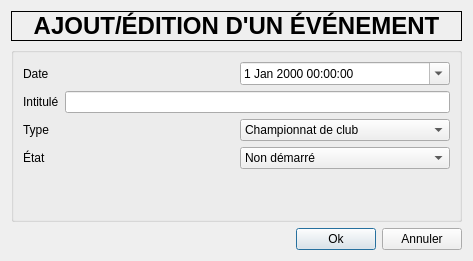
<?xml version="1.0" encoding="UTF-8"?>
<ui version="4.0">
 <class>EventWindow</class>
 <widget class="QDialog" name="EventWindow">
  <property name="geometry">
   <rect>
    <x>0</x>
    <y>0</y>
    <width>473</width>
    <height>261</height>
   </rect>
  </property>
  <property name="windowTitle">
   <string>Dialog</string>
  </property>
  <layout class="QGridLayout" name="gridLayout_2">
   <item row="0" column="0">
    <widget class="QLabel" name="label">
     <property name="font">
      <font>
       <pointsize>18</pointsize>
       <weight>75</weight>
       <bold>true</bold>
      </font>
     </property>
     <property name="frameShape">
      <enum>QFrame::Box</enum>
     </property>
     <property name="text">
      <string>AJOUT/ÉDITION D'UN ÉVÉNEMENT</string>
     </property>
     <property name="alignment">
      <set>Qt::AlignCenter</set>
     </property>
    </widget>
   </item>
   <item row="1" column="0">
    <widget class="QGroupBox" name="groupBox">
     <property name="title">
      <string/>
     </property>
     <layout class="QGridLayout" name="gridLayout">
      <item row="0" column="0">
       <layout class="QHBoxLayout" name="horizontalLayout_2">
        <item>
         <widget class="QLabel" name="label_2">
          <property name="text">
           <string>Date</string>
          </property>
         </widget>
        </item>
        <item>
         <widget class="QDateTimeEdit" name="dateTimeEdit">
          <property name="calendarPopup">
           <bool>true</bool>
          </property>
         </widget>
        </item>
       </layout>
      </item>
      <item row="1" column="0">
       <layout class="QHBoxLayout" name="horizontalLayout_3">
        <item>
         <widget class="QLabel" name="label_3">
          <property name="text">
           <string>Intitulé</string>
          </property>
         </widget>
        </item>
        <item>
         <widget class="QLineEdit" name="lineTitle"/>
        </item>
       </layout>
      </item>
      <item row="2" column="0">
       <layout class="QHBoxLayout" name="horizontalLayout_4">
        <item>
         <widget class="QLabel" name="label_4">
          <property name="text">
           <string>Type</string>
          </property>
         </widget>
        </item>
        <item>
         <widget class="QComboBox" name="comboType">
          <item>
           <property name="text">
            <string>Championnat de club</string>
           </property>
          </item>
          <item>
           <property name="text">
            <string>Tournoi type &quot;Système Suisse&quot;</string>
           </property>
          </item>
         </widget>
        </item>
       </layout>
      </item>
      <item row="3" column="0">
       <layout class="QHBoxLayout" name="horizontalLayout_5">
        <item>
         <widget class="QLabel" name="label_5">
          <property name="text">
           <string>État</string>
          </property>
         </widget>
        </item>
        <item>
         <widget class="QComboBox" name="comboState">
          <item>
           <property name="text">
            <string>Non démarré</string>
           </property>
          </item>
          <item>
           <property name="text">
            <string>Démarré</string>
           </property>
          </item>
          <item>
           <property name="text">
            <string>Annulé</string>
           </property>
          </item>
         </widget>
        </item>
       </layout>
      </item>
      <item row="4" column="0">
       <spacer name="verticalSpacer">
        <property name="orientation">
         <enum>Qt::Vertical</enum>
        </property>
        <property name="sizeHint" stdset="0">
         <size>
          <width>20</width>
          <height>40</height>
         </size>
        </property>
       </spacer>
      </item>
     </layout>
    </widget>
   </item>
   <item row="2" column="0">
    <layout class="QHBoxLayout" name="horizontalLayout">
     <item>
      <spacer name="horizontalSpacer">
       <property name="orientation">
        <enum>Qt::Horizontal</enum>
       </property>
       <property name="sizeHint" stdset="0">
        <size>
         <width>40</width>
         <height>20</height>
        </size>
       </property>
      </spacer>
     </item>
     <item>
      <widget class="QPushButton" name="buttonOk">
       <property name="text">
        <string>Ok</string>
       </property>
      </widget>
     </item>
     <item>
      <widget class="QPushButton" name="buttonCancel">
       <property name="text">
        <string>Annuler</string>
       </property>
      </widget>
     </item>
    </layout>
   </item>
  </layout>
 </widget>
 <resources/>
 <connections/>
</ui>
